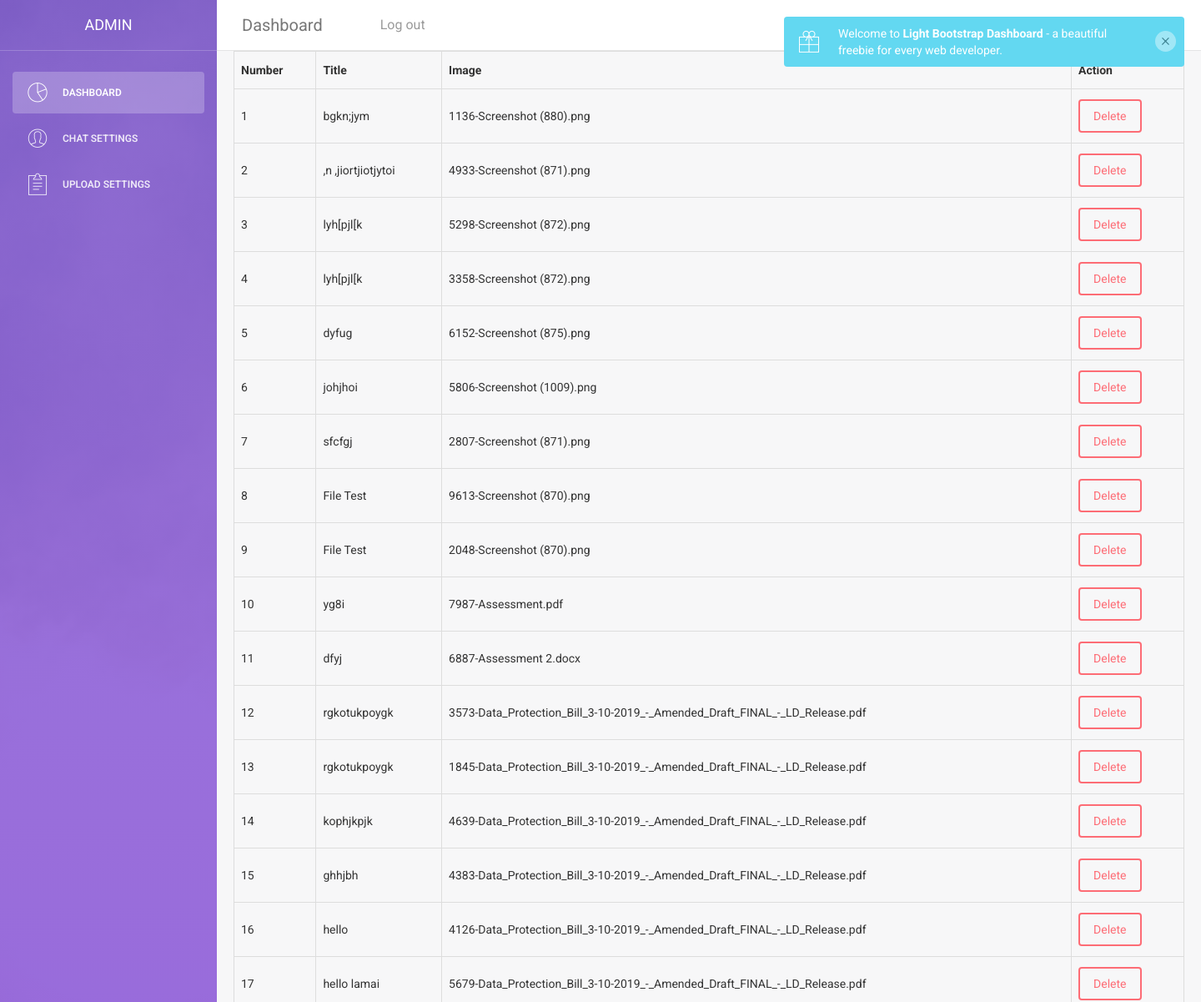
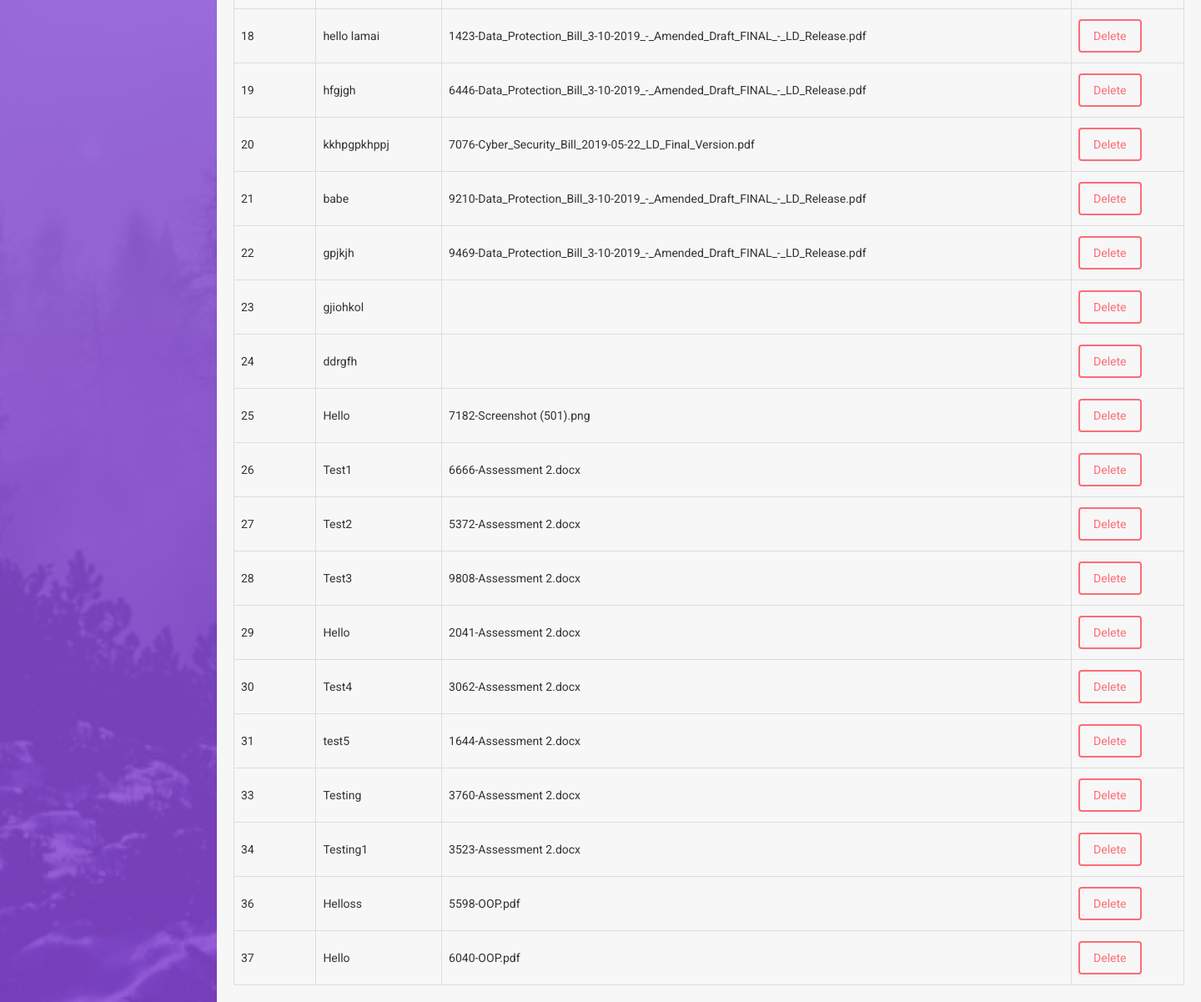
Screenshot of /OnlineFileStore/upview.php (signed in) with the database file from the repository (2 pictures, top to bottom).
### tables this page shows
CREATE TABLE `fileup` (
  `id` int(11) NOT NULL,
  `title` varchar(50) NOT NULL,
  `email` varchar(50) NOT NULL,
  `author` varchar(50) NOT NULL,
  `image` varchar(2000) NOT NULL
);

### OnlineFileStore/action.php (called while the page is built, shortened)
<?php
include 'db.php';
class DataOperation extends Database
{
     public function getData(){
        $sql= "SELECT * FROM fileup";
        $array =array();
        $query = mysqli_query($this->con, $sql);
        while ($row= mysqli_fetch_assoc($query))
        {
            $array[] = $row;
        }
        return $array;
    }
}
$obj = new DataOperation;

### OnlineFileStore/db.php (called while the page is built, shortened)
<?php
class Database
{
    public function __construct() {
        $this->con = mysqli_connect("localhost","root","","filemanagement");
    }
}

### OnlineFileStore/upview.php (the view, shortened to what this page needs)
<?php
    include 'action.php';
?>
<!doctype html>
<html lang="en">
<head>
    <link href="assets/css/bootstrap.min.css" rel="stylesheet" />
    <link href="assets/css/animate.min.css" rel="stylesheet"/>
    <link href="assets/css/light-bootstrap-dashboard.css?v=1.4.0" rel="stylesheet"/>
    <link href="assets/css/demo.css" rel="stylesheet" />
    <link href="http://maxcdn.bootstrapcdn.com/font-awesome/4.2.0/css/font-awesome.min.css" rel="stylesheet">
    <link href="assets/css/pe-icon-7-stroke.css" rel="stylesheet" />
</head>
<body>
<div class="wrapper">
    <div class="sidebar" data-color="purple" data-image="assets/img/sidebar-5.jpg">
    	<div class="sidebar-wrapper">
            <div class="logo">
                <a href="http://www.creative-tim.com" class="simple-text">
                    Admin
                </a>
            </div>
            <ul class="nav">
                <li class="active">
                    <a href="adminPanel.php">
                        <i class="pe-7s-graph"></i>
                        <p>Dashboard</p>
                    </a>
                </li>
                <li>
                    <a href="chatBack.php">
                        <i class="pe-7s-user"></i>
                        <p>Chat Settings</p>
                    </a>
                </li>
                <li>
                    <a href="upview.php">
                        <i class="pe-7s-note2"></i>
                        <p>Upload Settings</p>
                    </a>
                </li>
            </ul>
    	</div>
    </div>
    <div class="main-panel">
        <nav class="navbar navbar-default navbar-fixed">
            <div class="container-fluid">
                <div class="navbar-header">
                    <a class="navbar-brand" href="adminPanel.php">Dashboard</a>
                </div>
                <div class="collapse navbar-collapse">
                    <ul class="nav navbar-nav navbar-left">
                        <li>
                            <a href="adminPanel.php" class="dropdown-toggle" data-toggle="dropdown">
                            </a>
                        </li>
                        <li>
                            <a href="adminPanel.php?q=logout">
                                <p>Log out</p>
                            </a>
                        </li>
                    </ul>
                </div>
            </div>
        </nav>
   	<div class="container">
		<div>
		<div>
                    <table class="table table-bordered" style="table-layout: auto">
                   <tr>
                       <th>Number</th>
                       <th>Title</th>
                       <th>Image</th>
                       <th>Action</th>
                   </tr>
                   <?php
                     $myrow=$obj->getData("fileup");
                     foreach ($myrow as $row)
                     {
                         ?>
                          <tr>
                            <td><?php echo $row["id"]; ?></td>
                            <td><?php echo $row["title"]; ?></td>
                            <td><?php echo $row["image"]; ?></td>
                            <td>
                           <a href="action.php?delete=1&id=<?php echo $row["id"]; ?>" class="btn btn-danger">Delete</a></td>
                          </tr>
                         <?php
                     }
                   ?>
               </table>
		</div>
</body>
</html>

### rows the page displays
fileup: id "1", title "bgkn;jym", image "1136-Screenshot (880).png"
fileup: id "2", title ",n ,jiortjiotjytoi", image "4933-Screenshot (871).png"
fileup: id "3", title "lyh[pjl[k", image "5298-Screenshot (872).png"
fileup: id "4", title "lyh[pjl[k", image "3358-Screenshot (872).png"
fileup: id "5", title "dyfug", image "6152-Screenshot (875).png"
fileup: id "6", title "johjhoi", image "5806-Screenshot (1009).png"
fileup: id "7", title "sfcfgj", image "2807-Screenshot (871).png"
fileup: id "8", title "File Test", image "9613-Screenshot (870).png"
fileup: id "9", title "File Test", image "2048-Screenshot (870).png"
fileup: id "10", title "yg8i", image "7987-Assessment.pdf"
fileup: id "11", title "dfyj", image "6887-Assessment 2.docx"
fileup: id "12", title "rgkotukpoygk", image "3573-Data_Protection_Bill_3-10-2019_-_Amended_Draft_FINAL_-_LD_Release.pdf"
fileup: id "13", title "rgkotukpoygk", image "1845-Data_Protection_Bill_3-10-2019_-_Amended_Draft_FINAL_-_LD_Release.pdf"
fileup: id "14", title "kophjkpjk", image "4639-Data_Protection_Bill_3-10-2019_-_Amended_Draft_FINAL_-_LD_Release.pdf"
fileup: id "15", title "ghhjbh", image "4383-Data_Protection_Bill_3-10-2019_-_Amended_Draft_FINAL_-_LD_Release.pdf"
fileup: id "16", title "hello", image "4126-Data_Protection_Bill_3-10-2019_-_Amended_Draft_FINAL_-_LD_Release.pdf"
fileup: id "17", title "hello lamai", image "5679-Data_Protection_Bill_3-10-2019_-_Amended_Draft_FINAL_-_LD_Release.pdf"
fileup: id "18", title "hello lamai", image "1423-Data_Protection_Bill_3-10-2019_-_Amended_Draft_FINAL_-_LD_Release.pdf"
fileup: id "19", title "hfgjgh", image "6446-Data_Protection_Bill_3-10-2019_-_Amended_Draft_FINAL_-_LD_Release.pdf"
fileup: id "20", title "kkhpgpkhppj", image "7076-Cyber_Security_Bill_2019-05-22_LD_Final_Version.pdf"
fileup: id "21", title "babe", image "9210-Data_Protection_Bill_3-10-2019_-_Amended_Draft_FINAL_-_LD_Release.pdf"
fileup: id "22", title "gpjkjh", image "9469-Data_Protection_Bill_3-10-2019_-_Amended_Draft_FINAL_-_LD_Release.pdf"
fileup: id "23", title "gjiohkol"
fileup: id "24", title "ddrgfh"
fileup: id "25", title "Hello", image "7182-Screenshot (501).png"
fileup: id "26", title "Test1", image "6666-Assessment 2.docx"
fileup: id "27", title "Test2", image "5372-Assessment 2.docx"
fileup: id "28", title "Test3", image "9808-Assessment 2.docx"
fileup: id "29", title "Hello", image "2041-Assessment 2.docx"
fileup: id "30", title "Test4", image "3062-Assessment 2.docx"
fileup: id "31", title "test5", image "1644-Assessment 2.docx"
fileup: id "33", title "Testing", image "3760-Assessment 2.docx"
fileup: id "34", title "Testing1", image "3523-Assessment 2.docx"
fileup: id "36", title "Helloss", image "5598-OOP.pdf"
fileup: id "37", title "Hello", image "6040-OOP.pdf"
